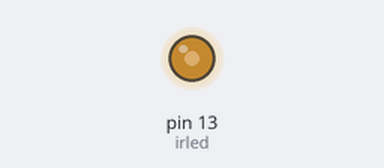
A sketch run on a simulated Arduino Uno, built with avr-gcc and run on an emulated ATmega328P. Parts: output pins drawn as LEDs (lit = HIGH).

Above: at 0.1 s.
Timing chart, 0 to 1.6 s (numbered marks = the images above):
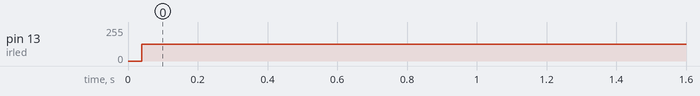

The sketch:

tv_remote_jamme.ino
```cpp
int irled = 13;
void setup()
{
  pinMode(irled, OUTPUT);
}
void loop()
{
  digitalWrite(irled, HIGH);
  delayMicroseconds(12);
  digitalWrite(irled, LOW);
  delayMicroseconds(12);
}
```

Measured:
- by itself, pin 13 (irled): 0/255 → 124/255 at 0.04 s
